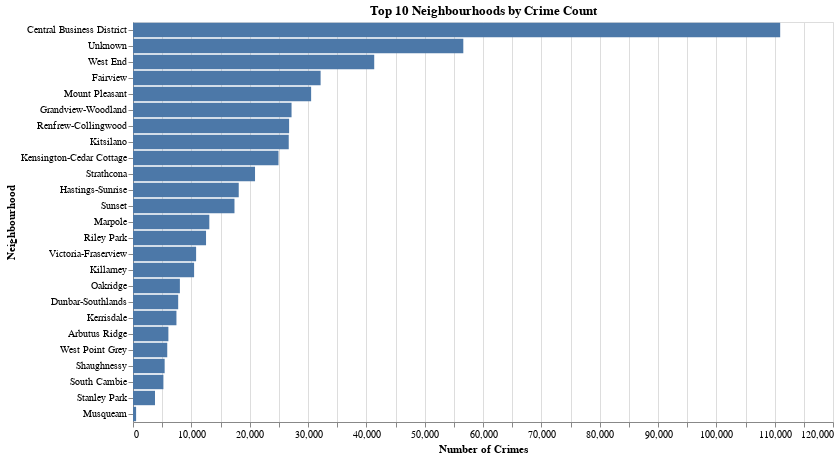

The notebook cell saved with this chart:
### Code cell
chart = alt.Chart(df).mark_bar().encode(
    y=alt.Y('NEIGHBOURHOOD:N', sort='-x', title='Neighbourhood'),
    x=alt.X('count()', title='Number of Crimes'),
).properties(
    title='Top 10 Neighbourhoods by Crime Count',
    width=700,
    height=400
)

chart

### Figure 1 — Vega specification as saved in the notebook (floating-point values rounded to 4 significant figures)
{"$schema": "https://vega.github.io/schema/vega/v5.json", "data": [{"name": "source_0"}, {"name": "data_0", "values": [{"NEIGHBOURHOOD": "Strathcona", "__count": 20919}, {"NEIGHBOURHOOD": "Kerrisdale", "__count": 7447}, {"NEIGHBOURHOOD": "Dunbar-Southlands", "__count": 7746}, {"NEIGHBOURHOOD": "Grandview-Woodland", "__count": 27180}, {"NEIGHBOURHOOD": "Sunset", "__count": 17396}, {"NEIGHBOURHOOD": "West End", "__count": 41352}, {"NEIGHBOURHOOD": "Unknown", "__count": 56624}, {"NEIGHBOURHOOD": "Central Business District", "__count": 110947}, {"NEIGHBOURHOOD": "Hastings-Sunrise", "__count": 18126}, {"NEIGHBOURHOOD": "Victoria-Fraserview", "__count": 10819}, {"NEIGHBOURHOOD": "Fairview", "__count": 32161}, {"NEIGHBOURHOOD": "Kensington-Cedar Cottage", "__count": 24941}, {"NEIGHBOURHOOD": "West Point Grey", "__count": 5871}, {"NEIGHBOURHOOD": "Shaughnessy", "__count": 5426}, {"NEIGHBOURHOOD": "Renfrew-Collingwood", "__count": 26761}, {"NEIGHBOURHOOD": "Killarney", "__count": 10475}, {"NEIGHBOURHOOD": "Riley Park", "__count": 12521}, {"NEIGHBOURHOOD": "Arbutus Ridge", "__count": 6066}, {"NEIGHBOURHOOD": "Musqueam", "__count": 532}, {"NEIGHBOURHOOD": "Mount Pleasant", "__count": 30536}, {"NEIGHBOURHOOD": "Kitsilano", "__count": 26699}, {"NEIGHBOURHOOD": "Stanley Park", "__count": 3775}, {"NEIGHBOURHOOD": "South Cambie", "__count": 5212}, {"NEIGHBOURHOOD": "Marpole", "__count": 13083}, {"NEIGHBOURHOOD": "Oakridge", "__count": 8037}]}, {"name": "data_0_x_domain___count", "values": [{"min": 532, "max": 110947}]}, {"name": "source_0_y_domain_NEIGHBOURHOOD", "values": [{"NEIGHBOURHOOD": "Strathcona", "sort_field": 20919}, {"NEIGHBOURHOOD": "Kerrisdale", "sort_field": 7447}, {"NEIGHBOURHOOD": "Dunbar-Southlands", "sort_field": 7746}, {"NEIGHBOURHOOD": "Grandview-Woodland", "sort_field": 27180}, {"NEIGHBOURHOOD": "Sunset", "sort_field": 17396}, {"NEIGHBOURHOOD": "West End", "sort_field": 41352}, {"NEIGHBOURHOOD": "Unknown", "sort_field": 56624}, {"NEIGHBOURHOOD": "Central Business District", "sort_field": 110947}, {"NEIGHBOURHOOD": "Hastings-Sunrise", "sort_field": 18126}, {"NEIGHBOURHOOD": "Victoria-Fraserview", "sort_field": 10819}, {"NEIGHBOURHOOD": "Fairview", "sort_field": 32161}, {"NEIGHBOURHOOD": "Kensington-Cedar Cottage", "sort_field": 24941}, {"NEIGHBOURHOOD": "West Point Grey", "sort_field": 5871}, {"NEIGHBOURHOOD": "Shaughnessy", "sort_field": 5426}, {"NEIGHBOURHOOD": "Renfrew-Collingwood", "sort_field": 26761}, {"NEIGHBOURHOOD": "Killarney", "sort_field": 10475}, {"NEIGHBOURHOOD": "Riley Park", "sort_field": 12521}, {"NEIGHBOURHOOD": "Arbutus Ridge", "sort_field": 6066}, {"NEIGHBOURHOOD": "Musqueam", "sort_field": 532}, {"NEIGHBOURHOOD": "Mount Pleasant", "sort_field": 30536}, {"NEIGHBOURHOOD": "Kitsilano", "sort_field": 26699}, {"NEIGHBOURHOOD": "Stanley Park", "sort_field": 3775}, {"NEIGHBOURHOOD": "South Cambie", "sort_field": 5212}, {"NEIGHBOURHOOD": "Marpole", "sort_field": 13083}, {"NEIGHBOURHOOD": "Oakridge", "sort_field": 8037}]}], "marks": [{"type": "rect", "name": "marks", "from": {"data": "data_0"}, "encode": {"update": {"x": {"field": "__count", "scale": "x"}, "y": {"field": "NEIGHBOURHOOD", "scale": "y"}, "x2": {"value": 0, "scale": "x"}, "height": {"signal": "max(0.25, bandwidth('y'))"}, "fill": {"value": "#4c78a8"}}}, "style": ["bar"]}], "scales": [{"name": "x", "type": "linear", "domain": [{"signal": "(data(\"data_0_x_domain___count\")[0] || {}).min"}, {"signal": "(data(\"data_0_x_domain___count\")[0] || {}).max"}], "range": [0, {"signal": "width"}], "zero": true, "nice": true}, {"name": "y", "type": "band", "domain": {"data": "source_0_y_domain_NEIGHBOURHOOD", "field": "NEIGHBOURHOOD", "sort": {"op": "max", "field": "sort_field", "order": "descending"}}, "range": [0, {"signal": "height"}], "paddingInner": 0.1, "paddingOuter": 0.05}], "axes": [{"scale": "x", "ticks": false, "zindex": 0, "minExtent": 0, "tickCount": {"signal": "ceil(width/40)"}, "labels": false, "aria": false, "grid": true, "orient": "bottom", "gridScale": "y", "domain": false, "maxExtent": 0}, {"scale": "x", "orient": "bottom", "labelOverlap": true, "title": "Number of Crimes", "tickCount": {"signal": "ceil(width/40)"}, "zindex": 0, "labelFlush": true, "grid": false}, {"scale": "y", "orient": "left", "title": "Neighbourhood", "zindex": 0, "grid": false}], "title": {"text": "Top 10 Neighbourhoods by Crime Count", "frame": "group"}, "style": "cell", "padding": 5, "width": 700, "background": "white", "height": 400}
